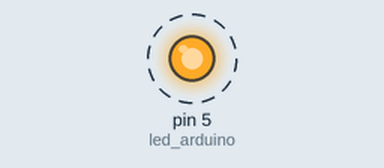
The sketch below on a simulated Arduino Uno, built with avr-gcc and run on an emulated ATmega328P. On the bench: output pins drawn as LEDs (lit = HIGH). Dashed ring = blinking.

Above: at 0.5 s.
Timing chart, 0 to 4.6 s (numbered marks = the images above):
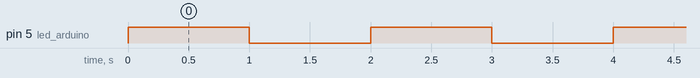

The sketch:

aula1_261217.ino
```cpp
int led_arduino = 5;

void setup() {
  // put your setup code here, to run once:
  pinMode (led_arduino,OUTPUT);
}

void loop() {
  // put your main code here, to run repeatedly:
  digitalWrite (led_arduino,HIGH);
  delay(1000);
  digitalWrite (led_arduino,LOW);
  delay(1000);
}
```

Measured:
- by itself, pin 5 (led_arduino): alternates HIGH for 1.0 s and LOW for 1.0 s
